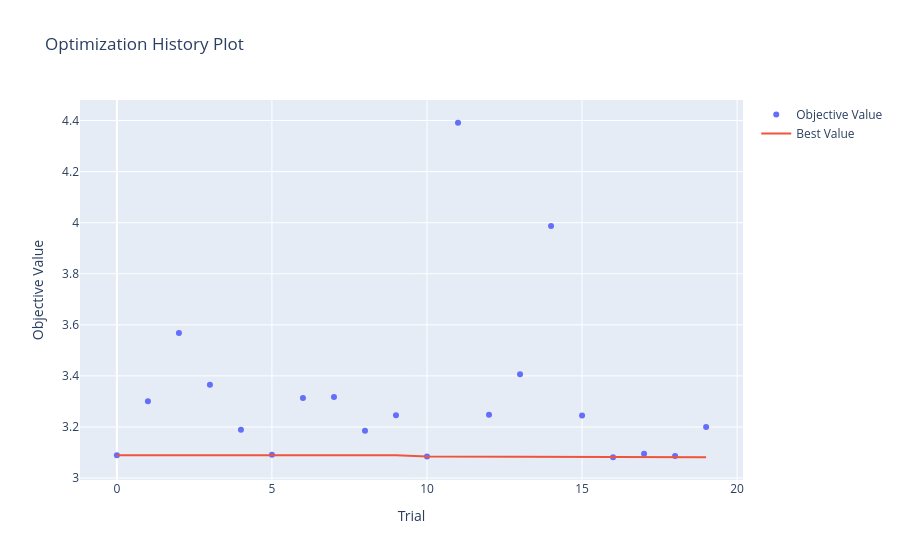

Source (notebook cell):
### Code cell
# 1. Optimization History for Random Forest
optuna.visualization.plot_optimization_history(study_rf)

### Figure 1 — Plotly figure (JSON) as saved in the notebook; plotly's stock layout.template omitted (floating-point values rounded to 4 significant figures)
{"data": [{"mode": "markers", "name": "Objective Value", "type": "scatter", "x": [0, 1, 2, 3, 4, 5, 6, 7, 8, 9, 10, 11, 12, 13, 14, 15, 16, 17, 18, 19], "y": [3.089, 3.301, 3.569, 3.365, 3.189, 3.092, 3.313, 3.318, 3.185, 3.246, 3.084, 4.391, 3.248, 3.407, 3.987, 3.245, 3.082, 3.096, 3.086, 3.2]}, {"mode": "lines", "name": "Best Value", "type": "scatter", "x": [0, 1, 2, 3, 4, 5, 6, 7, 8, 9, 10, 11, 12, 13, 14, 15, 16, 17, 18, 19], "y": [3.089, 3.089, 3.089, 3.089, 3.089, 3.089, 3.089, 3.089, 3.089, 3.089, 3.084, 3.084, 3.084, 3.084, 3.084, 3.084, 3.082, 3.082, 3.082, 3.082]}, {"marker": {"color": "#cccccc"}, "mode": "markers", "name": "Infeasible Trial", "showlegend": false, "type": "scatter", "x": [], "y": []}], "layout": {"title": {"text": "Optimization History Plot"}, "xaxis": {"title": {"text": "Trial"}}, "yaxis": {"title": {"text": "Objective Value"}}}}
